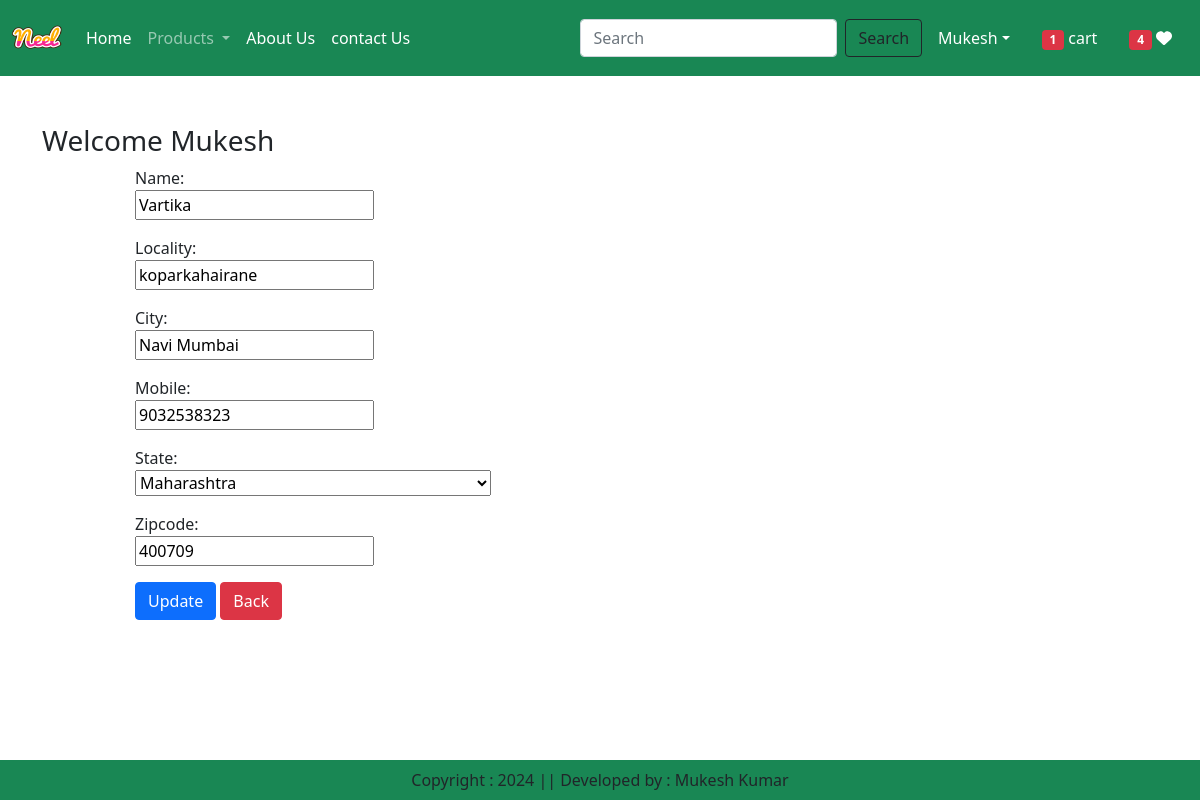
/updateaddress/5 (signed in), run on the app's committed database.
### app/models.py (models this page shows, shortened)
class Customer(models.Model):
    user = models.ForeignKey(User,on_delete=models.CASCADE)
    name = models.CharField(max_length=200)
    locality = models.CharField(max_length=200)
    city = models.CharField(max_length=50)
    mobile = models.IntegerField(default=0)
    zipcode = models.IntegerField()
    state = models.CharField(choices=STATE_CHOICES, max_length=100)

### app/views.py (the view, shortened to what this page needs)
# urls.py: path("updateaddress/<int:pk>",views.UpdateAddrss.as_view(), name="updateaddress"),
@method_decorator(login_required, name='dispatch')
class UpdateAddrss(View):
    def get(self,request,pk):
        add = Customer.objects.get(pk=pk)
        form = CustomProfileForm(instance=add)
        totalitem = 0
        wishitem = 0
        if request.user.is_authenticated:
            totalitem = len(Cart.objects.filter(user=request.user))
            wishitem = len(Wishlist.objects.filter(user=request.user))
        return render(request, 'app/updateaddress.html', locals())

### app/forms.py
class CustomProfileForm(forms.ModelForm):
    class Meta:
        model = Customer
        fields = ['name','locality','city','mobile','state', 'zipcode']
        widgets = {
            'name':forms.TextInput(attrs={'class':'forms-control'}),
            'locality':forms.TextInput(attrs={'class':'forms-control'}),
            'city':forms.TextInput(attrs={'class':'forms-control'}),
            'mobile':forms.NumberInput(attrs={'class':'forms-control'}),
            'state':forms.Select(attrs={'class':'forms-control'}),
            'zipcode':forms.NumberInput(attrs={'class':'forms-control'}),
        }

### app/templates/app/updateaddress.html (shortened to what this page needs)
<!DOCTYPE html>
{% extends 'app/base.html' %}
{% load static %}
{% block main-content%}
<div class="container my-5">
    <div class="row">
        <h3>Welcome <span class="text-capitalize">{{request.user}}</span></h3>
    </div>
    <div class="col-sm-8 offset-sm-1">
        <form action="" method="post">
            {% for fm in form %}
                <div class="mb-3">
                    <label class="form-label d-block mb-0">{{ fm.label_tag }}</label>
                    {{ fm }} <small class="text-danger">{{ fm.errors|striptags }}</small>
                </div>
            {% endfor %}
            <div class="col-12 mt-3">
                <button type="submit" class="btn btn-primary">Update</button>
                <a href="{% url 'address' %}" type="button" class="btn btn-danger">Back</a>
            </div>
        </form>
    </div>
</div>
{% endblock main-content%}

### app/templates/app/base.html (shortened to what this page needs)
<!DOCTYPE html>
{% load static %}
<html lang="en">
<head>
    <link href="https://cdn.jsdelivr.net/npm/bootstrap@5.0.2/dist/css/bootstrap.min.css" rel="stylesheet">
    <link rel="stylesheet" href="{% static 'app/css/owl.carousel.min.css' %}"/>
    <link rel="stylesheet" href="{% static 'app/css/all.min.css' %}"/>
    <link rel="stylesheet" href="{% static 'app/css/style.css' %}"/>
</head>
<body>
    <nav class="navbar navbar-expand-lg navbar-dark bg-success">
      <div class="container-fluid">
        <a class="navbar-brand" href="#">
            <img src="{% static 'app/images/neel.png'%}" width="50" height="50" />
        </a>
        <div class="collapse navbar-collapse" id="navbarSupportedContent">
          <ul class="navbar-nav me-auto mb-2 mb-lg-0">
              {% if request.user.is_authenticated %}
            <li class="nav-item">
              <a class="nav-link active" aria-current="page" href="/">Home</a>
            </li>
              <li class="nav-item dropdown">
              <a class="nav-link dropdown-toggle" href="#" id="navbarDropdown" role="button" data-bs-toggle="dropdown" aria-expanded="false">
                Products
              </a>
            </li>
            <li class="nav-item">
              <a class="nav-link text-white" href="{% url 'about' %}">About Us </a>
            </li>
            <li class="nav-item">
              <a class="nav-link text-white" href="{% url 'contact' %}">contact Us </a>
            </li>
          </ul>
          <form class="d-flex" role="search" action="/search">
            <input class="form-control me-2" type="search" placeholder="Search" name="search" aria-label="Search">
            <button class="btn btn-outline-dark" type="submit">Search</button>
          </form>
        </div>
        <ul class="navbar-nav me-auto mb-2 mb-lg-0">
            <li class="nav-item dropdown mx-2">
                <a class="nav-link dropdown-toggle text-white" href="#" id="profileDropdown" role="button" data-bs-toggle="dropdown" aria-expanded="false">{{request.user.username|capfirst}}</a>
            </li>
            <li class="nav-item mx-2">
                <a href="{% url 'showcart' %}" class="nav-link text-white">
                    {% if totalitem > 0 %}
                        <span class="badge bg-danger">{{ totalitem }}</span>
                    {% endif %}
                    cart
                </a>
            </li>
            <li class="nav-item mx-2">
                <a href="{% url 'showwishlist' %}" class="nav-link text-white"><span class="badge bg-danger">{% if wishitem > 0 %} {{wishitem}} {% endif %} </span> <i class="fa fa-heart"></i></a>
            </li>
            {% endif %}
        </ul>
      </div>
    </nav>
    {% block main-content %}{% endblock main-content %}
    <footer class="container-fluid fixed-bottom bg-success text-center p-2 mt-5">
        Copyright : 2024 || Developed by : Mukesh Kumar
    </footer>
</body>
</html>

### data on the page
Customer: form "Vartika" "koparkahairane" "Navi Mumbai" "9032538323" "Maharashtra" "400709"

### other printed values
{{ request.user.username|capfirst }} "Mukesh"
{{ totalitem }} "1"
{{ wishitem }} "4"
{{ request.user }} "Mukesh"
{{ fm.label_tag }} "Name:" "Locality:" "City:" "Mobile:" "State:" "Zipcode:"
